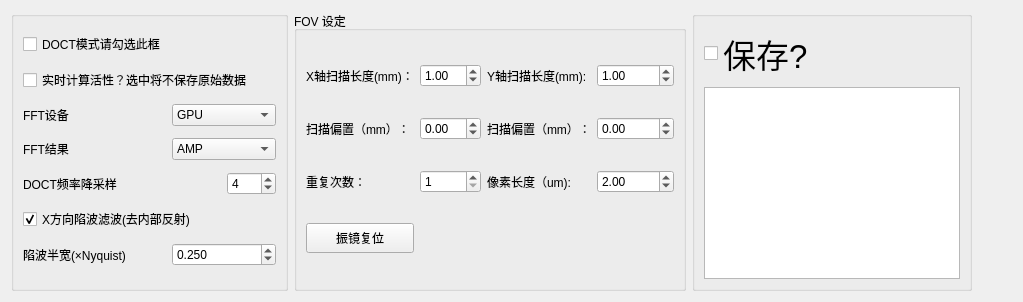
        <widget class="QWidget" name="FOVTab">
         <attribute name="title">
          <string>FOV</string>
         </attribute>
         <layout class="QGridLayout" name="gridLayout_13">
          <item row="0" column="2" rowspan="2">
           <widget class="QGroupBox" name="groupBox">
            <property name="maximumSize">
             <size>
              <width>600</width>
              <height>400</height>
             </size>
            </property>
            <property name="title">
             <string>FOV 设定</string>
            </property>
            <layout class="QGridLayout" name="gridLayout_4">
             <item row="2" column="1">
              <widget class="QSpinBox" name="BlineAVG">
               <property name="whatsThis">
                <string extracomment="bline average"/>
               </property>
               <property name="minimum">
                <number>1</number>
               </property>
               <property name="maximum">
                <number>10000</number>
               </property>
              </widget>
             </item>
             <item row="2" column="0">
              <widget class="QLabel" name="BlineAvgLabel">
               <property name="text">
                <string>重复次数：</string>
               </property>
              </widget>
             </item>
             <item row="1" column="3">
              <widget class="QDoubleSpinBox" name="Yoffsetlength">
               <property name="sizePolicy">
                <sizepolicy hsizetype="Minimum" vsizetype="Preferred">
                 <horstretch>0</horstretch>
                 <verstretch>0</verstretch>
                </sizepolicy>
               </property>
               <property name="minimum">
                <double>-10.000000000000000</double>
               </property>
               <property name="maximum">
                <double>10.000000000000000</double>
               </property>
               <property name="singleStep">
                <double>0.100000000000000</double>
               </property>
              </widget>
             </item>
             <item row="1" column="1">
              <widget class="QDoubleSpinBox" name="Xoffsetlength">
               <property name="minimum">
                <double>-10.000000000000000</double>
               </property>
               <property name="maximum">
                <double>10.000000000000000</double>
               </property>
               <property name="singleStep">
                <double>0.100000000000000</double>
               </property>
              </widget>
             </item>
             <item row="2" column="2">
              <widget class="QLabel" name="YStepsizeLabel">
               <property name="enabled">
                <bool>true</bool>
               </property>
               <property name="text">
                <string>像素长度（um):</string>
               </property>
              </widget>
             </item>
             <item row="1" column="2">
              <widget class="QLabel" name="label_45">
               <property name="enabled">
                <bool>true</bool>
               </property>
               <property name="text">
                <string>扫描偏置（mm）：</string>
               </property>
              </widget>
             </item>
             <item row="2" column="3">
              <widget class="QDoubleSpinBox" name="YStepSize">
               <property name="enabled">
                <bool>true</bool>
               </property>
               <property name="decimals">
                <number>2</number>
               </property>
               <property name="minimum">
                <double>0.000000000000000</double>
               </property>
               <property name="maximum">
                <double>10000.000000000000000</double>
               </property>
               <property name="value">
                <double>2.000000000000000</double>
               </property>
              </widget>
             </item>
             <item row="0" column="2">
              <widget class="QLabel" name="YrangeLabel">
               <property name="text">
                <string>Y轴扫描长度(mm):</string>
               </property>
              </widget>
             </item>
             <item row="0" column="3">
              <widget class="QDoubleSpinBox" name="YLength">
               <property name="singleStep">
                <double>0.100000000000000</double>
               </property>
               <property name="value">
                <double>1.000000000000000</double>
               </property>
              </widget>
             </item>
             <item row="1" column="0">
              <widget class="QLabel" name="label_10">
               <property name="text">
                <string>扫描偏置（mm）：</string>
               </property>
              </widget>
             </item>
             <item row="4" column="0">
              <widget class="QPushButton" name="CenterGalvo">
               <property name="enabled">
                <bool>true</bool>
               </property>
               <property name="minimumSize">
                <size>
                 <width>0</width>
                 <height>30</height>
                </size>
               </property>
               <property name="autoFillBackground">
                <bool>false</bool>
               </property>
               <property name="text">
                <string>振镜复位</string>
               </property>
               <property name="checkable">
                <bool>false</bool>
               </property>
              </widget>
             </item>
             <item row="0" column="0">
              <widget class="QLabel" name="XrangeLabel">
               <property name="maximumSize">
                <size>
                 <width>16777215</width>
                 <height>16777215</height>
                </size>
               </property>
               <property name="text">
                <string>X轴扫描长度(mm)：</string>
               </property>
              </widget>
             </item>
             <item row="0" column="1">
              <widget class="QDoubleSpinBox" name="XLength">
               <property name="maximum">
                <double>10.000000000000000</double>
               </property>
               <property name="singleStep">
                <double>0.100000000000000</double>
               </property>
               <property name="value">
                <double>1.000000000000000</double>
               </property>
              </widget>
             </item>
            </layout>
           </widget>
          </item>
          <item row="0" column="3" rowspan="2">
           <widget class="QGroupBox" name="groupBox_10">
            <property name="title">
             <string/>
            </property>
            <layout class="QGridLayout" name="gridLayout_10">
             <item row="1" column="0" rowspan="2">
              <widget class="QTextEdit" name="DIR">
               <property name="enabled">
                <bool>true</bool>
               </property>
               <property name="sizePolicy">
                <sizepolicy hsizetype="Preferred" vsizetype="Preferred">
                 <horstretch>0</horstretch>
                 <verstretch>0</verstretch>
                </sizepolicy>
               </property>
               <property name="maximumSize">
                <size>
                 <width>400</width>
                 <height>16777215</height>
                </size>
               </property>
              </widget>
             </item>
             <item row="0" column="0">
              <widget class="QCheckBox" name="Save">
               <property name="font">
                <font>
                 <pointsize>25</pointsize>
                </font>
               </property>
               <property name="layoutDirection">
                <enum>Qt::LeftToRight</enum>
               </property>
               <property name="text">
                <string>保存?</string>
               </property>
               <property name="iconSize">
                <size>
                 <width>30</width>
                 <height>30</height>
                </size>
               </property>
              </widget>
             </item>
            </layout>
           </widget>
          </item>
          <item row="0" column="0" rowspan="2">
           <widget class="QGroupBox" name="groupBox_5">
            <property name="title">
             <string/>
            </property>
            <layout class="QGridLayout" name="gridLayout_12">
             <item row="0" column="0">
              <widget class="QCheckBox" name="DynCheckBox">
               <property name="text">
                <string>DOCT模式请勾选此框</string>
               </property>
              </widget>
             </item>
             <item row="1" column="0" colspan="3">
              <widget class="QCheckBox" name="RealtimeDynCheckBox">
               <property name="text">
                <string>实时计算活性？选中将不保存原始数据</string>
               </property>
              </widget>
             </item>
             <item row="2" column="0">
              <widget class="QLabel" name="FFTDeviceLabel">
               <property name="text">
                <string>FFT设备</string>
               </property>
              </widget>
             </item>
             <item row="2" column="1" colspan="2">
              <widget class="QComboBox" name="FFTDevice">
               <item>
                <property name="text">
                 <string>GPU</string>
                </property>
               </item>
               <item>
                <property name="text">
                 <string>CPU</string>
                </property>
               </item>
               <item>
                <property name="text">
                 <string>None</string>
                </property>
               </item>
              </widget>
             </item>
             <item row="3" column="0">
              <widget class="QLabel" name="FFTResultsLabel">
               <property name="text">
                <string>FFT结果</string>
               </property>
              </widget>
             </item>
             <item row="3" column="1" colspan="2">
              <widget class="QComboBox" name="FFTresults">
               <item>
                <property name="text">
                 <string>AMP</string>
                </property>
               </item>
               <item>
                <property name="text">
                 <string>AMP+PHASE</string>
                </property>
               </item>
              </widget>
             </item>
             <item row="4" column="0" colspan="2">
              <widget class="QLabel" name="label_5">
               <property name="text">
                <string>DOCT频率降采样</string>
               </property>
              </widget>
             </item>
              <item row="4" column="2">
               <widget class="QSpinBox" name="PreFFTBlineAvg">
                <property name="value">
                 <number>4</number>
                </property>
               </widget>
              </item>
              <item row="5" column="0" colspan="3">
               <widget class="QCheckBox" name="HoloXFilterCheckBox">
                <property name="text">
                 <string>X方向陷波滤波(去内部反射)</string>
                </property>
                <property name="checked">
                 <bool>true</bool>
                </property>
               </widget>
              </item>
              <item row="6" column="0">
               <widget class="QLabel" name="HoloBandwidthLabel">
                <property name="text">
                 <string>陷波半宽(×Nyquist)</string>
                </property>
               </widget>
              </item>
              <item row="6" column="1" colspan="2">
               <widget class="QDoubleSpinBox" name="HoloBandwidth">
                <property name="decimals">
                 <number>3</number>
                </property>
                <property name="minimum">
                 <double>0.000</double>
                </property>
                <property name="maximum">
                 <double>1.000</double>
                </property>
                <property name="singleStep">
                 <double>0.050</double>
                </property>
                <property name="value">
                 <double>0.250</double>
                </property>
               </widget>
              </item>
             </layout>
            </widget>
           </item>
          <item row="0" column="4">
           <spacer name="horizontalSpacer_5">
            <property name="orientation">
             <enum>Qt::Horizontal</enum>
            </property>
            <property name="sizeHint" stdset="0">
             <size>
              <width>40</width>
              <height>20</height>
             </size>
            </property>
           </spacer>
          </item>
         </layout>
        </widget>
